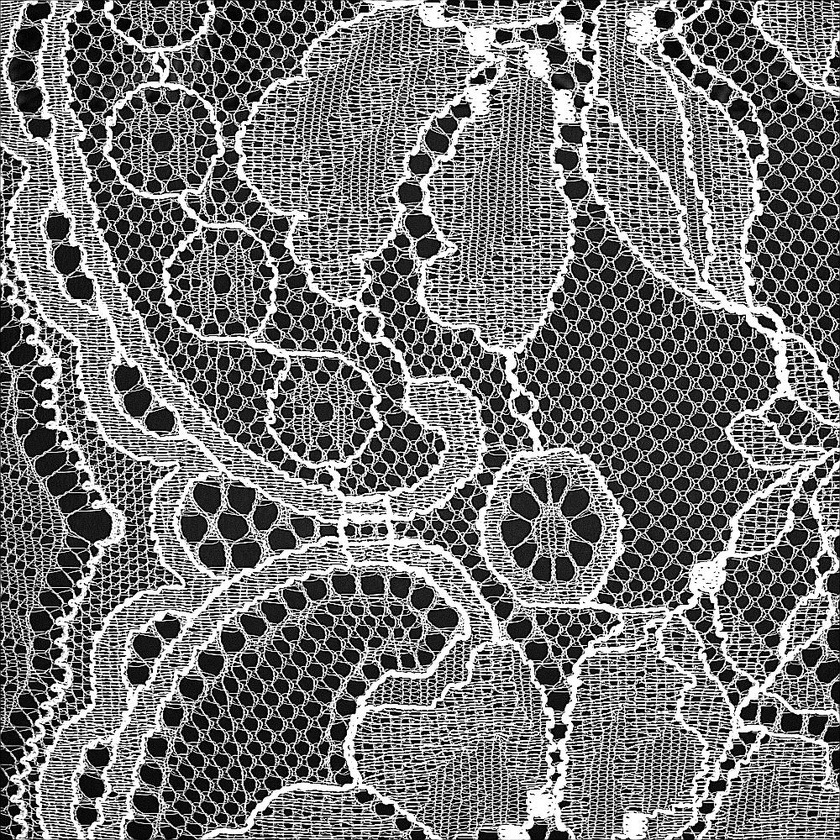
#> input picture SimpleNet/历史版本/skill_dataset/custom_sharpened_image.jpg, 840 x 840 px, shrunk from 1000 x 1000 before the run
$ python 'Sobel滤波器.py'
#> lines starting #> are read from the running program, lines starting #| are printed output that depends on the picture; after the words box and inside, x2 and y2 are one past the last pixel; in counts of white or black regions, pixels touching at a corner belong together
from PIL import Image, ImageFilter, ImageOps
import numpy as np

# 读取图像并转换为灰度图像
image = Image.open('custom_sharpened_image.jpg').convert('L')

# 应用高斯滤波
blurred = image.filter(ImageFilter.GaussianBlur(2))
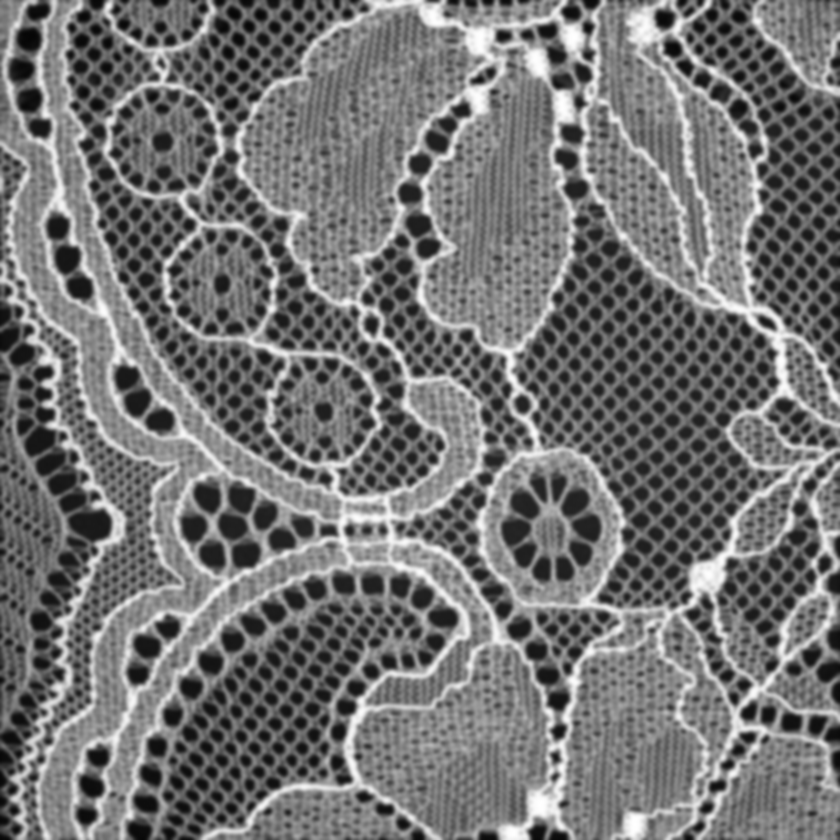
#> blurred: PIL image 840x840 L; min 6, max 255, mean 116.7

# 将图像转换为NumPy数组
blurred_np = np.array(blurred)

# 使用Sobel算子进行边缘检测
sobelx = np.array([[1, 0, -1], [2, 0, -2], [1, 0, -1]])
sobely = np.array([[1, 2, 1], [0, 0, 0], [-1, -2, -1]])

grad_x = np.abs(np.convolve(blurred_np.flatten(), sobelx.flatten(), 'same').reshape(blurred_np.shape))
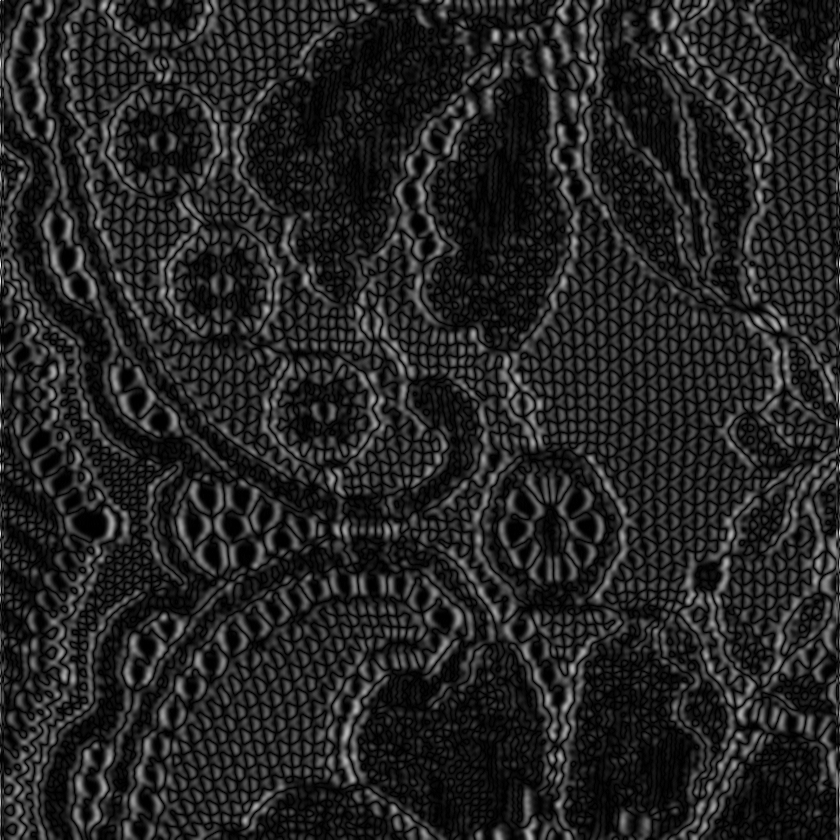
#> grad_x: shape (840, 840) int64; min 0, max 324, mean 46.9; drawn with min black and max white
grad_y = np.abs(np.convolve(blurred_np.flatten(), sobely.flatten(), 'same').reshape(blurred_np.shape))
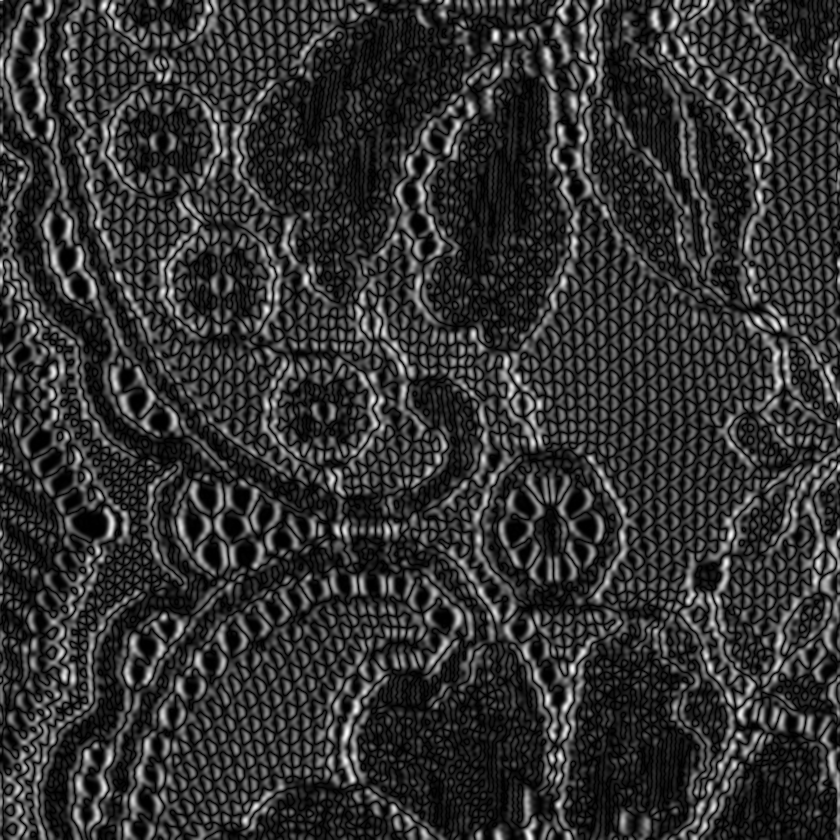
#> grad_y: shape (840, 840) int64; min 0, max 766, mean 153.2; drawn with min black and max white

edges = np.sqrt(grad_x**2 + grad_y**2)
edges = (edges / np.max(edges) * 255).astype(np.uint8)

# 应用二值化
binary_edges = (edges > 50) * 255
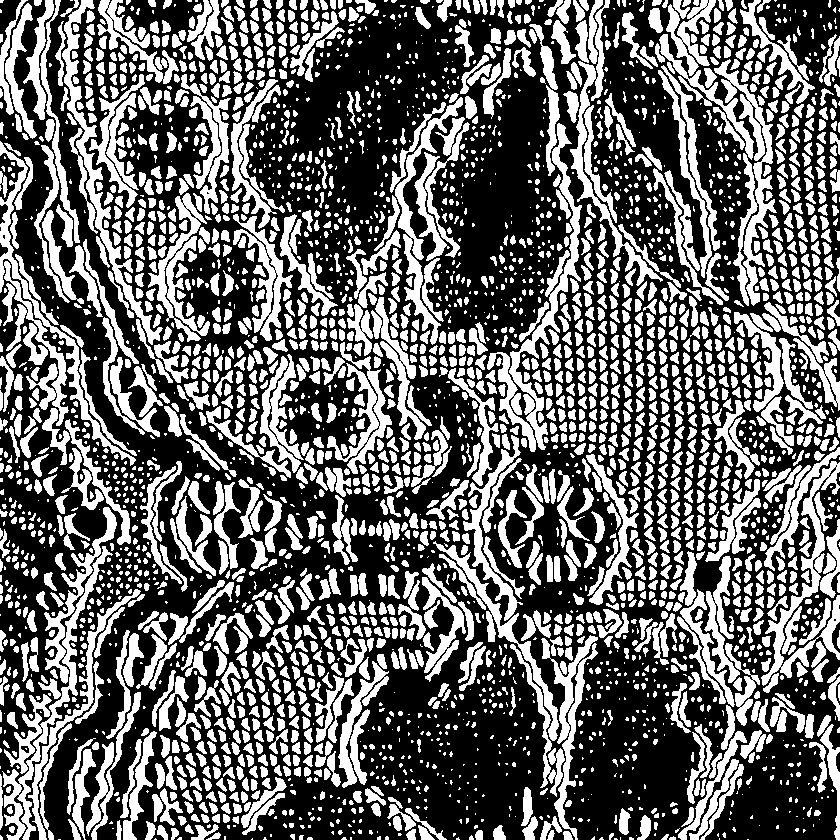
#> binary_edges: shape (840, 840) int64; 40.1% white; 3533 white regions (1425 under 20 px), largest, box (x1, y1, x2, y2) and area: (2, 507, 117, 840) 5671, (487, 123, 582, 452) 4539, (0, 141, 136, 466) 4473
binary_edges = binary_edges.astype(np.uint8)

# 将边缘图像转换回PIL图像
binary_edges_img = Image.fromarray(binary_edges)

# 将二值化后的边缘叠加到原图像
highlighted_texture = Image.blend(image, binary_edges_img, alpha=0.5)
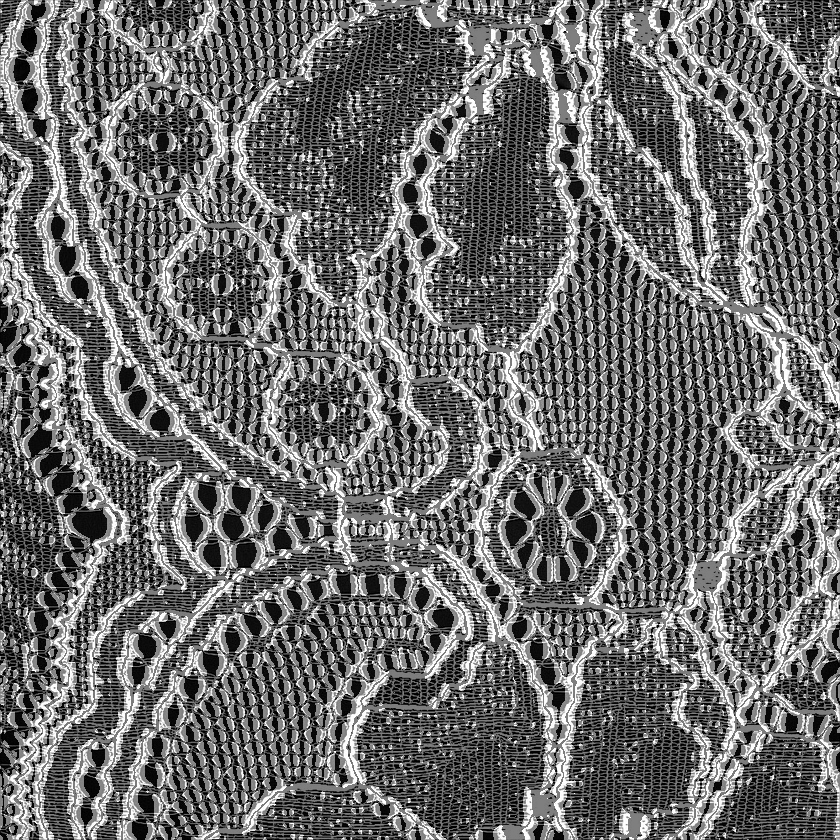
#> highlighted_texture: PIL image 840x840 L; min 0, max 255, mean 109.2

# 显示结果
highlighted_texture.show()
